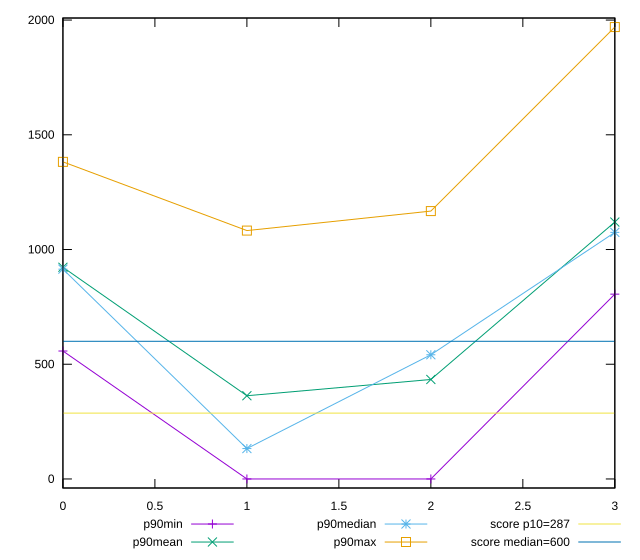

Generate this figure with gnuplot:
reset

$p90Min <<EOF
0 557.615499999999
1 0
2 0
3 805.5
EOF

$p90Mean <<EOF
0 922.6224308510638
1 362.7530904255319
2 433.5902150537633
3 1119.6745851063836
EOF

$p90Median <<EOF
0 914.4337500000001
1 132.5
2 541.2870000000003
3 1074.7624999999998
EOF

$p90Max <<EOF
0 1382
1 1082.499999999999
2 1167.5
3 1969.5459999999994
EOF

set key outside below
set xrange [0:3]
set yrange [-39.39091999999999:2008.9369199999994]
set trange [-39.39091999999999:2008.9369199999994]
set terminal svg size 640, 560 enhanced background rgb 'white'
set output "reports/report_00027_2021-02-24T12-40-31.850Z/total-blocking-time/progression/value.svg"

plot $p90Min title "p90min" with linespoints, \
     $p90Mean title "p90mean" with linespoints, \
     $p90Median title "p90median" with linespoints, \
     $p90Max title "p90max" with linespoints, \
     287 title "score p10=287", \
     600 title "score median=600"

reset
